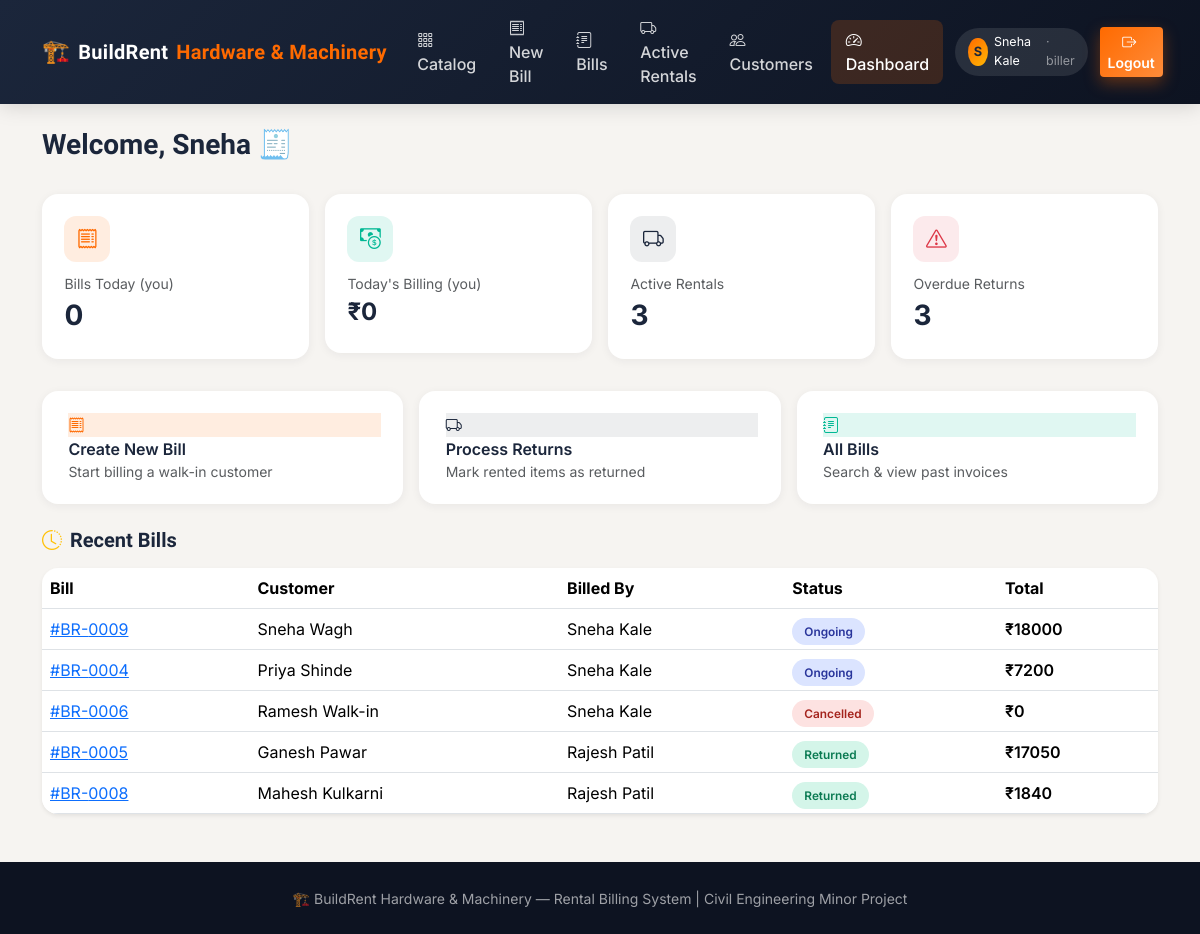
/biller/dashboard (signed in), run on the app's committed database.
### models.py (models this page shows, shortened)
class ShopSettings(db.Model):
    id = db.Column(db.Integer, primary_key=True)
    shop_name = db.Column(db.String(150), default="BuildRent Hardware & Machinery")
    tagline = db.Column(db.String(200), default="Construction material & machine rentals")
    address = db.Column(db.String(255), default="MIDC, Chh. Sambhaji Nagar, Maharashtra")
    phone = db.Column(db.String(20), default="9876543210")
    gst_no = db.Column(db.String(30), default="")

class User(UserMixin, db.Model):
    id = db.Column(db.Integer, primary_key=True)
    name = db.Column(db.String(100), nullable=False)
    email = db.Column(db.String(120), unique=True, nullable=True)
    phone = db.Column(db.String(20), unique=True, nullable=True)
    address = db.Column(db.String(255))
    password_hash = db.Column(db.String(255), nullable=True)
    has_login = db.Column(db.Boolean, default=False)  # False for walk-in customers with no account yet
    role = db.Column(db.String(20), nullable=False, default=ROLE_CUSTOMER)
    is_active_account = db.Column(db.Boolean, default=True)
    created_at = db.Column(db.DateTime, default=db.func.now())
    bills_as_customer = db.relationship("Bill", foreign_keys="Bill.customer_id", backref="customer", lazy=True)
    bills_as_biller = db.relationship("Bill", foreign_keys="Bill.biller_id", backref="biller", lazy=True)
    @property
    def is_active(self):
        return self.is_active_account

class Bill(db.Model):
    id = db.Column(db.Integer, primary_key=True)
    customer_id = db.Column(db.Integer, db.ForeignKey("user.id"), nullable=False)
    biller_id = db.Column(db.Integer, db.ForeignKey("user.id"), nullable=False)
    notes = db.Column(db.String(255))
    created_at = db.Column(db.DateTime, default=db.func.now())
    items = db.relationship("BillItem", backref="bill", lazy=True, cascade="all, delete-orphan")
    @property
    def subtotal(self):
        return sum(i.subtotal for i in self.items if i.status != ITEM_CANCELLED)
    @property
    def deposit_total(self):
        return sum(i.deposit_total for i in self.items if i.status != ITEM_CANCELLED)
    @property
    def late_fee_total(self):
        return sum(i.late_fee or 0 for i in self.items)
    @property
    def grand_total(self):
        return self.subtotal + self.deposit_total + self.late_fee_total
    @property
    def status(self):
        active_items = [i for i in self.items if i.status != ITEM_CANCELLED]
        if not active_items:
            return ITEM_CANCELLED
        if any(i.status == ITEM_ONGOING for i in active_items):
            return ITEM_ONGOING
        return ITEM_RETURNED

class BillItem(db.Model):
    id = db.Column(db.Integer, primary_key=True)
    bill_id = db.Column(db.Integer, db.ForeignKey("bill.id"), nullable=False)
    material_id = db.Column(db.Integer, db.ForeignKey("material.id"), nullable=False)
    quantity = db.Column(db.Integer, nullable=False, default=1)
    start_date = db.Column(db.Date, nullable=False)
    end_date = db.Column(db.Date, nullable=False)
    rate_per_day = db.Column(db.Float, nullable=False)
    deposit_per_unit = db.Column(db.Float, default=0)
    status = db.Column(db.String(20), default=ITEM_ONGOING)
    actual_return_date = db.Column(db.Date)
    late_fee = db.Column(db.Float, default=0)
    @property
    def days(self):
        return max((self.end_date - self.start_date).days, 1)
    @property
    def subtotal(self):
        return self.days * self.rate_per_day * self.quantity
    @property
    def deposit_total(self):
        return self.deposit_per_unit * self.quantity
    @property
    def is_overdue(self):
        return self.status == ITEM_ONGOING and date.today() > self.end_date

### app.py (the view)
@app.route("/biller/dashboard")
@role_required(ROLE_BILLER)
def biller_dashboard():
    today = date.today()
    todays_bills = Bill.query.filter(db.func.date(Bill.created_at) == today, Bill.biller_id == current_user.id).all()
    todays_revenue = sum(b.subtotal for b in todays_bills)
    active_count = BillItem.query.filter_by(status=ITEM_ONGOING).count()
    overdue_count = sum(1 for i in BillItem.query.filter_by(status=ITEM_ONGOING).all() if i.is_overdue)
    recent_bills = Bill.query.order_by(Bill.created_at.desc()).limit(5).all()
    return render_template("biller/dashboard.html", todays_count=len(todays_bills), todays_revenue=todays_revenue,
                            active_count=active_count, overdue_count=overdue_count, recent_bills=recent_bills)

### app.py (called while the page is built)
@login_manager.user_loader
def load_user(user_id):
    return db.session.get(User, int(user_id))

def role_required(*roles):
    def decorator(f):
        @wraps(f)
        def wrapped(*args, **kwargs):
            if not current_user.is_authenticated:
                return redirect(url_for("login"))
            if current_user.role not in roles:
                flash("You don't have access to that page.", "danger")
                return redirect(url_for("dashboard"))
            return f(*args, **kwargs)
        return wrapped
    return decorator

def get_shop():
    shop = ShopSettings.query.first()
    if not shop:
        shop = ShopSettings()
        db.session.add(shop)
        db.session.commit()
    return shop

@app.context_processor
def inject_shop():
    return {"shop": get_shop()}

### templates/biller/dashboard.html
{% extends "base.html" %}
{% block content %}
<h3 class="section-title">Welcome, {{ current_user.name.split(' ')[0] }} 🧾</h3>
<div class="row g-3 my-3">
  <div class="col-md-3">
    <div class="stat-card">
      <div class="icon-badge bg-tint-orange"><i class="bi bi-receipt"></i></div>
      <div class="text-muted small">Bills Today (you)</div>
      <div class="fs-3 fw-bold">{{ todays_count }}</div>
    </div>
  </div>
  <div class="col-md-3">
    <div class="stat-card">
      <div class="icon-badge bg-tint-teal"><i class="bi bi-cash-coin"></i></div>
      <div class="text-muted small">Today's Billing (you)</div>
      <div class="fs-4 fw-bold">₹{{ todays_revenue|round(0)|int }}</div>
    </div>
  </div>
  <div class="col-md-3">
    <div class="stat-card">
      <div class="icon-badge bg-tint-blue"><i class="bi bi-truck"></i></div>
      <div class="text-muted small">Active Rentals</div>
      <div class="fs-3 fw-bold">{{ active_count }}</div>
    </div>
  </div>
  <div class="col-md-3">
    <div class="stat-card">
      <div class="icon-badge bg-tint-red"><i class="bi bi-exclamation-triangle"></i></div>
      <div class="text-muted small">Overdue Returns</div>
      <div class="fs-3 fw-bold">{{ overdue_count }}</div>
    </div>
  </div>
</div>
<div class="row g-3 mt-1">
  <div class="col-md-4">
    <a href="{{ url_for('new_bill') }}" class="quicklink-card">
      <div class="icon-badge bg-tint-orange"><i class="bi bi-receipt"></i></div>
      <div class="fw-semibold">Create New Bill</div>
      <div class="text-muted small">Start billing a walk-in customer</div>
    </a>
  </div>
  <div class="col-md-4">
    <a href="{{ url_for('active_rentals') }}" class="quicklink-card">
      <div class="icon-badge bg-tint-blue"><i class="bi bi-truck"></i></div>
      <div class="fw-semibold">Process Returns</div>
      <div class="text-muted small">Mark rented items as returned</div>
    </a>
  </div>
  <div class="col-md-4">
    <a href="{{ url_for('bills_list') }}" class="quicklink-card">
      <div class="icon-badge bg-tint-teal"><i class="bi bi-journal-text"></i></div>
      <div class="fw-semibold">All Bills</div>
      <div class="text-muted small">Search & view past invoices</div>
    </a>
  </div>
</div>
<h5 class="mt-4 mb-3 section-title"><i class="bi bi-clock-history me-2 text-warning"></i>Recent Bills</h5>
<div class="bg-white rounded-xl shadow-sm overflow-hidden">
<table class="table mb-0 align-middle">
  <thead><tr><th>Bill</th><th>Customer</th><th>Billed By</th><th>Status</th><th>Total</th></tr></thead>
  <tbody>
    {% for b in recent_bills %}
    <tr>
      <td><a href="{{ url_for('bill_detail', bill_id=b.id) }}">#BR-{{ '%04d'|format(b.id) }}</a></td>
      <td>{{ b.customer.name }}</td>
      <td>{{ b.biller.name }}</td>
      <td><span class="badge-status badge-{{ b.status }}">{{ b.status }}</span></td>
      <td class="fw-semibold">₹{{ b.grand_total|round(0)|int }}</td>
    </tr>
    {% else %}
    <tr><td colspan="5" class="text-muted text-center py-4">No bills yet.</td></tr>
    {% endfor %}
  </tbody>
</table>
</div>
{% endblock %}

### templates/base.html (shortened to what this page needs)
<!DOCTYPE html>
<html lang="en">
<head>
<link href="https://cdn.jsdelivr.net/npm/bootstrap@5.3.3/dist/css/bootstrap.min.css" rel="stylesheet">
<link href="https://cdn.jsdelivr.net/npm/bootstrap-icons@1.11.3/font/bootstrap-icons.min.css" rel="stylesheet">
<link rel="stylesheet" href="{{ url_for('static', filename='css/style.css') }}">
</head>
<body>
<nav class="navbar navbar-expand-lg navbar-dark navbar-brand-app sticky-top">
  <div class="container">
    <a class="navbar-brand d-flex align-items-center gap-2" href="{{ url_for('index') }}">
      <span style="font-size:1.4rem;">🏗️</span> {{ shop.shop_name.split(' ')[0] }}<span class="accent">{{ ' '.join(shop.shop_name.split(' ')[1:]) or 'Rentals' }}</span>
    </a>
    <div class="collapse navbar-collapse" id="nav">
      <ul class="navbar-nav ms-auto align-items-lg-center gap-lg-1">
        <li class="nav-item"><a class="nav-link {% if request.endpoint=='catalog' %}active{% endif %}" href="{{ url_for('catalog') }}"><i class="bi bi-grid-3x3-gap me-1"></i>Catalog</a></li>
        {% if current_user.is_authenticated %}
          {% if current_user.role in ['owner','biller'] %}
            <li class="nav-item"><a class="nav-link {% if request.endpoint=='new_bill' %}active{% endif %}" href="{{ url_for('new_bill') }}"><i class="bi bi-receipt me-1"></i>New Bill</a></li>
            <li class="nav-item"><a class="nav-link {% if request.endpoint=='bills_list' %}active{% endif %}" href="{{ url_for('bills_list') }}"><i class="bi bi-journal-text me-1"></i>Bills</a></li>
            <li class="nav-item"><a class="nav-link {% if request.endpoint=='active_rentals' %}active{% endif %}" href="{{ url_for('active_rentals') }}"><i class="bi bi-truck me-1"></i>Active Rentals</a></li>
            <li class="nav-item"><a class="nav-link {% if request.endpoint=='customers_list' %}active{% endif %}" href="{{ url_for('customers_list') }}"><i class="bi bi-people me-1"></i>Customers</a></li>
          {% endif %}
          <li class="nav-item"><a class="nav-link {% if request.endpoint=='dashboard' or 'dashboard' in request.endpoint %}active{% endif %}" href="{{ url_for('dashboard') }}"><i class="bi bi-speedometer2 me-1"></i>Dashboard</a></li>
          <li class="nav-item ms-lg-2 my-2 my-lg-0">
            <span class="role-pill">
              <span class="avatar-circle">{{ current_user.name[0]|upper }}</span>
              {{ current_user.name }} <span class="text-white-50">· {{ current_user.role }}</span>
            </span>
          </li>
          <li class="nav-item ms-lg-2"><a class="btn btn-sm btn-brand" href="{{ url_for('logout') }}"><i class="bi bi-box-arrow-right me-1"></i>Logout</a></li>
        {% else %}
          <li class="nav-item"><a class="nav-link" href="{{ url_for('login') }}">Staff / Customer Login</a></li>
          <li class="nav-item"><a class="btn btn-sm btn-brand ms-lg-2" href="{{ url_for('register') }}">Customer Sign Up</a></li>
        {% endif %}
      </ul>
    </div>
  </div>
</nav>
<div class="toast-container position-fixed top-0 end-0 p-3" style="z-index:1080;">
</div>
<main class="container my-4">
{% block content %}{% endblock %}
</main>
<footer class="footer-app text-center py-4 mt-5">
  <small>🏗️ {{ shop.shop_name }} &mdash; Rental Billing System | Civil Engineering Minor Project</small>
</footer>
</body>
</html>

### static/css/style.css (style rules this page uses)
:root { --primary:#ff6a00; --primary-dark:#e05a00; --secondary:#1b263b; --accent:#00b894; --bg:#f6f4f1; --card-bg:#ffffff; --text-dark:#1b263b; --text-muted:#6b7280; --radius:16px; --shadow-sm:0 2px 10px rgba(27,38,59,0.06); --shadow-md:0 8px 24px rgba(27,38,59,0.10); --shadow-lg:0 16px 40px rgba(27,38,59,0.16); }
* { box-sizing:border-box; }
body { background:var(--bg); font-family:'Inter', sans-serif; color:var(--text-dark); }
h1,h2,h3,h4,h5,h6, .navbar-brand, .fw-heading { font-family:'Sora', sans-serif; }
.navbar-brand-app { background:linear-gradient(135deg,#1b263b 0%, #0d1321 100%); box-shadow:0 2px 20px rgba(0,0,0,0.15); }
.navbar-brand-app .navbar-brand { font-weight:700; letter-spacing:.3px; color:#fff !important; }
.navbar-brand-app .navbar-brand .accent { color:var(--primary); }
.navbar-brand-app .nav-link { color:rgba(255,255,255,.82) !important; font-weight:500; padding:.5rem .9rem !important; border-radius:8px; transition:.15s; }
.navbar-brand-app .nav-link.active { color:#fff !important; background:rgba(255,106,0,.18); }
.role-pill { background:rgba(255,255,255,.1); color:#fff; border-radius:30px; padding:.35rem .8rem; font-size:.78rem; display:flex; align-items:center; gap:.4rem; }
.avatar-circle { width:28px; height:28px; border-radius:50%; background:linear-gradient(135deg,var(--primary),#ffb703); display:flex; align-items:center; justify-content:center; font-weight:700; font-size:.8rem; color:#1b263b; }
.btn-brand { background:linear-gradient(135deg,var(--primary) 0%, #ff8c3a 100%); border:none; color:#fff; font-weight:600; box-shadow:0 6px 16px rgba(255,106,0,.35); transition:.2s; }
.stat-card { border-radius:var(--radius); padding:1.4rem; background:var(--card-bg); box-shadow:var(--shadow-sm); position:relative; overflow:hidden; }
.stat-card .icon-badge { width:46px; height:46px; border-radius:12px; display:flex; align-items:center; justify-content:center; font-size:1.3rem; margin-bottom:.7rem; }
.bg-tint-orange { background:rgba(255,106,0,.12); color:var(--primary); }
.bg-tint-teal { background:rgba(0,184,148,.12); color:var(--accent); }
.bg-tint-blue { background:rgba(27,38,59,.08); color:var(--secondary); }
.bg-tint-red { background:rgba(220,53,69,.1); color:#dc3545; }
.quicklink-card { display:block; text-decoration:none; color:var(--text-dark); border-radius:var(--radius); padding:1.4rem; background:#fff; box-shadow:var(--shadow-sm); height:100%; transition:.2s; border-left:4px solid transparent; }
.badge-status { font-weight:600; padding:.42rem .75rem; border-radius:30px; font-size:.74rem; }
.badge-Ongoing { background:#dbe4ff; color:#28349b; }
.badge-Returned { background:#d4f5e9; color:#0a7a52; }
.badge-Rejected, .badge-Cancelled { background:#fde2e1; color:#a4231c; }
.section-title { font-weight:800; }
.table thead { background:#f1eee9; }
.table > :not(caption) > * > * { vertical-align:middle; }
.footer-app { background:#0d1321; color:rgba(255,255,255,.6); }
.rounded-xl { border-radius:var(--radius) !important; }

### data on the page
ShopSettings: shop_name "BuildRent", shop_name "Hardware & Machinery", shop_name "BuildRent Hardware & Machinery"
User: name "S", name "Sneha Kale", role "biller", name "Sneha"
Bill: id "0009", customer.name "Sneha Wagh", biller.name "Sneha Kale", status "Ongoing", grand_total "18000"
Bill: id "0004", customer.name "Priya Shinde", biller.name "Sneha Kale", status "Ongoing", grand_total "7200"
Bill: id "0006", customer.name "Ramesh Walk-in", biller.name "Sneha Kale", status "Cancelled", grand_total "0"
Bill: id "0005", customer.name "Ganesh Pawar", biller.name "Rajesh Patil", status "Returned", grand_total "17050"
Bill: id "0008", customer.name "Mahesh Kulkarni", biller.name "Rajesh Patil", status "Returned", grand_total "1840"

### other printed values
{{ todays_count }} "0"
{{ todays_revenue|round(0)|int }} "0"
{{ active_count }} "3"
{{ overdue_count }} "3"
